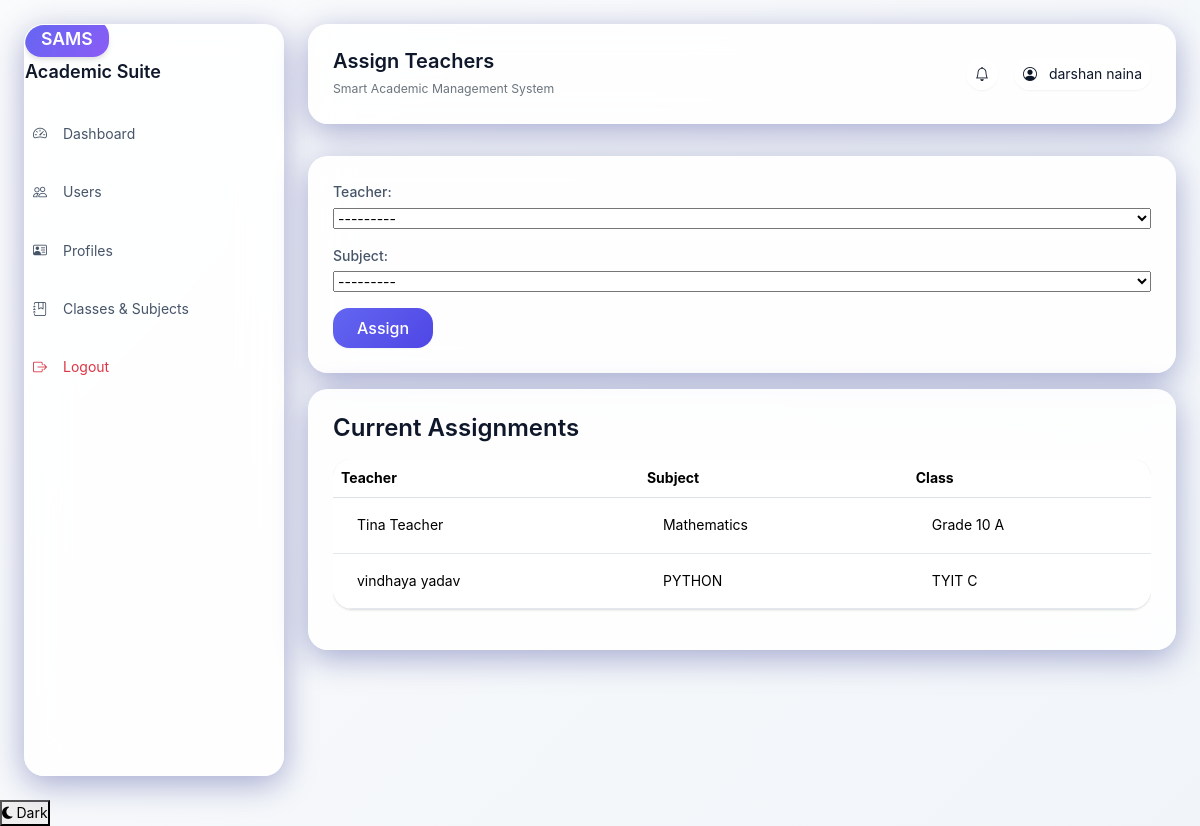
The app's page /admin-panel/assign-teachers/ (signed in), older data.
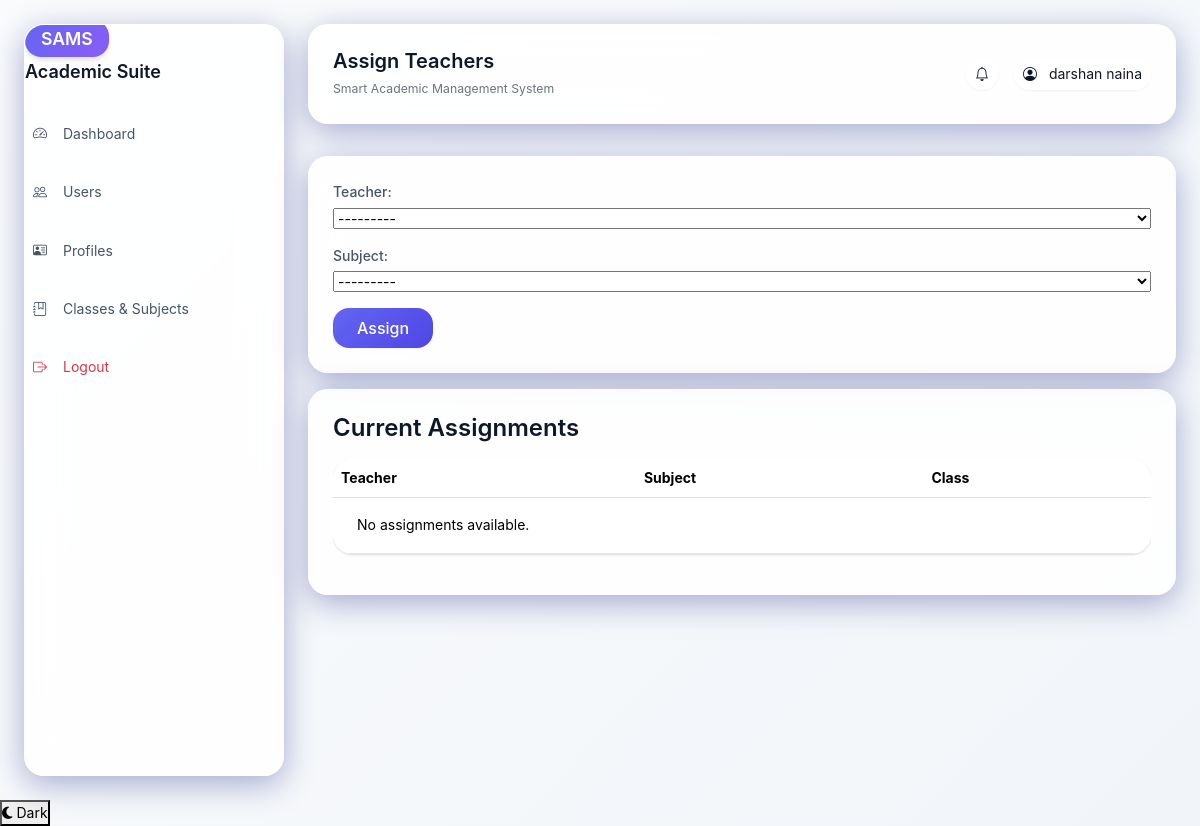
The same page, newer data.
### accounts/models.py (models this page shows, shortened)
class TeacherSubjectAssignment(models.Model):
    teacher = models.ForeignKey(TeacherProfile, on_delete=models.CASCADE, related_name="assignments")
    subject = models.ForeignKey(Subject, on_delete=models.CASCADE, related_name="teacher_assignments")
    class Meta:
        unique_together = ("teacher", "subject")

class TeacherProfile(models.Model):
    user = models.OneToOneField(settings.AUTH_USER_MODEL, on_delete=models.CASCADE)
    employee_id = models.CharField(max_length=30, unique=True)
    def __str__(self):
        return f"{self.user.get_full_name() or self.user.username}"

class CustomUser(AbstractUser):
    class Role(models.TextChoices):
        ADMIN = "ADMIN", "Admin"
        TEACHER = "TEACHER", "Teacher"
        STUDENT = "STUDENT", "Student"
    role = models.CharField(max_length=20, choices=Role.choices, default=Role.STUDENT)

class Subject(models.Model):
    name = models.CharField(max_length=100)
    code = models.CharField(max_length=20, unique=True)
    academic_class = models.ForeignKey(AcademicClass, on_delete=models.CASCADE, related_name="subjects")
    class Meta:
        unique_together = ("name", "academic_class")
        ordering = ["academic_class__name", "name"]
    def __str__(self):
        return f"{self.name} ({self.academic_class})"

class AcademicClass(models.Model):
    name = models.CharField(max_length=100, unique=True)
    section = models.CharField(max_length=10, blank=True)
    class Meta:
        ordering = ["name", "section"]
        verbose_name_plural = "Academic classes"
    def __str__(self):
        return f"{self.name} {self.section}".strip()

### admin_panel/views.py (the view)
# urls.py: path("assign-teachers/", assign_teachers, name="assign_teachers"),
@role_required(CustomUser.Role.ADMIN)
def assign_teachers(request):
    form = TeacherAssignmentForm(request.POST or None)
    if request.method == "POST" and form.is_valid():
        form.save()
        messages.success(request, "Teacher assigned to subject.")
        return redirect("admin_panel:assign_teachers")
    assignments = TeacherSubjectAssignment.objects.select_related("teacher__user", "subject__academic_class")
    return render(request, "admin_panel/assign_teachers.html", {"form": form, "assignments": assignments})

### admin_panel/forms.py
class TeacherAssignmentForm(forms.ModelForm):
    class Meta:
        model = TeacherSubjectAssignment
        fields = ("teacher", "subject")

### templates/admin_panel/assign_teachers.html (shortened to what this page needs)
{% extends 'base.html' %}
{% block page_title %}Assign Teachers{% endblock %}
{% block content %}
<section class="glass-card p-4 mb-3" data-aos="fade-up">
    <form method="post" class="grid-form">
        {{ form.as_p }}
        <button type="submit" class="btn btn-primary">Assign</button>
    </form>
</section>
<section class="glass-card p-4" data-aos="fade-up">
    <h3>Current Assignments</h3>
    <div class="table-responsive"><table class="table table-hover align-middle">
        <tr><th>Teacher</th><th>Subject</th><th>Class</th></tr>
        {% for assignment in assignments %}
            <tr>
                <td>{{ assignment.teacher.user.get_full_name|default:assignment.teacher.user.username }}</td>
                <td>{{ assignment.subject.name }}</td>
                <td>{{ assignment.subject.academic_class }}</td>
            </tr>
        {% empty %}
            <tr><td colspan="3">No assignments available.</td></tr>
        {% endfor %}
    </table></div>
</section>
{% endblock %}

Row changes from the older to the newer data that the page shows:
removed TeacherSubjectAssignment: teacher.user.get_full_name "Tina Teacher", subject.name "Mathematics", subject.academic_class "Grade 10 A"
removed TeacherSubjectAssignment: teacher.user.get_full_name "vindhaya yadav", subject.name "PYTHON", subject.academic_class "TYIT C"
Text that changed along with them:
text now shown: "No assignments available."
